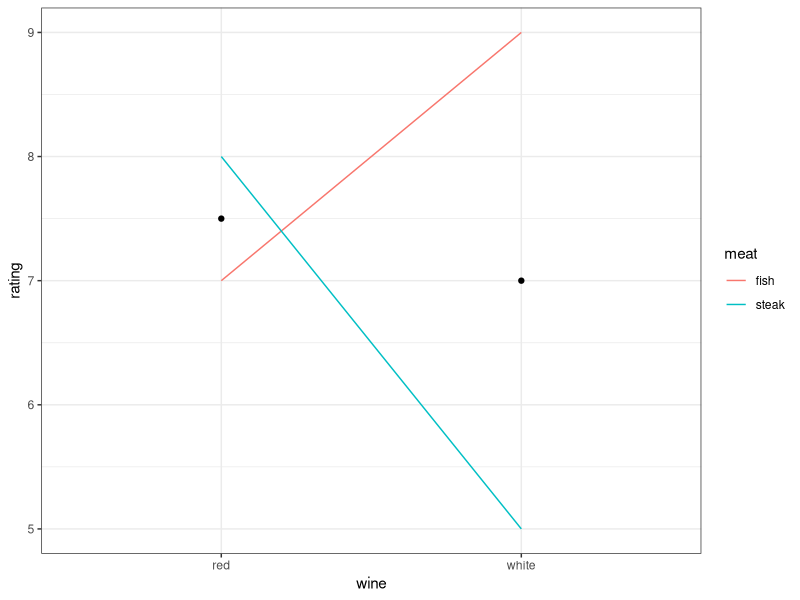

Recreate this plot in R.
## ---- chunk 1
# Basic knit settings
knitr::opts_chunk$set(
  warning = FALSE,
  message = FALSE,
  comment = "#>",
  fig.retina = 3,
  fig.path = "figs/"
)

library(tidyverse)
## ---- chunk 2
data <- tribble(
    ~meat,   ~wine,   ~rating,
    "steak", "red",    8,
    "steak", "white",  5,
    "fish", "red",     7,
    "fish", "white",   9
)
## ---- chunk 3
wine_red <- data %>% 
    filter(wine == "red") %>%
    pull(rating)

wine_white <- data %>% 
    filter(wine == "white") %>%
    pull(rating)

mean(wine_red) - mean(wine_white)
## ---- chunk 4
meat_steak <- data %>% 
    filter(meat == "steak") %>%
    pull(rating)

meat_fish <- data %>% 
    filter(meat == "fish") %>%
    pull(rating)

mean(meat_steak) - mean(meat_fish)
## ---- chunk 5
wine_red_fish <- data %>%
    filter(wine == "red", meat == "fish") %>%
    pull(rating)

wine_red_steak <- data %>%
    filter(wine == "red", meat == "steak") %>%
    pull(rating)

wine_white_fish <- data %>% 
    filter(wine == "white", meat == "fish") %>%
    pull(rating)

wine_white_steak <- data %>% 
    filter(wine == "white", meat == "steak") %>%
    pull(rating)

# Meat preference with RED wine 
# (positive means STEAK preferred, negative means FISH preferred): 
wine_red_steak - wine_red_fish

# Meat preference with WHITE wine 
# (positive means STEAK preferred, negative means FISH preferred):
wine_white_steak - wine_white_fish

((wine_red_steak - wine_red_fish) - (wine_white_steak - wine_white_fish)) / 2
## ---- chunk 6
ggplot(data) + 
    geom_line(aes(x = wine, y = rating, group = meat, color = meat)) + 
    geom_point(
        data = data %>% 
            group_by(wine) %>% 
            summarise(rating = mean(rating)), 
        aes(x = wine, y = rating)) +
    theme_bw()
